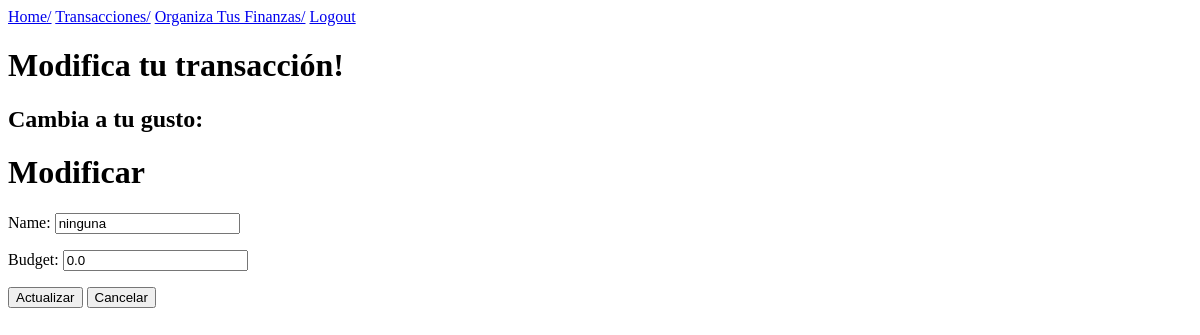
/editCat/10 (signed in), run on an earlier commit of the app's database.
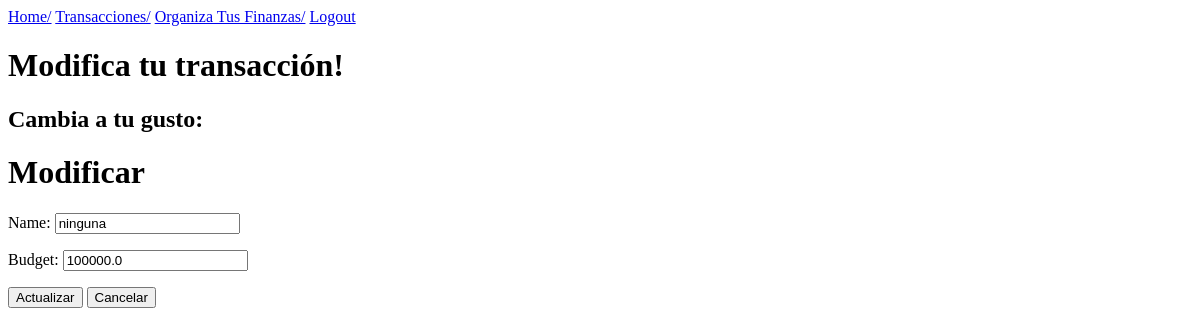
And on a later commit of the database.
### finanzapp/models.py (models this page shows)
class Category(models.Model):
    name = models.CharField(max_length=100)
    budget = models.FloatField(blank=True)
    user = models.ForeignKey(User, on_delete=models.CASCADE, related_name="categories", null=True)

### finanzapp/views.py (the view)
# urls.py: path('editCat/<int:id_categoria>', edit_cat, name='eliminar_cat',),
def edit_cat(request, id_categoria):
    if request.user.is_authenticated:
        categoria= Category.objects.filter(id=id_categoria).first()
        if categoria.user == request.user:
            form = EditCategoryForm(instance = categoria)
            return render(request, "edit_cat.html", {"form": form, "transaction": categoria})
        else:
            categories = Category.objects.filter(user = request.user)
            return render(request, 'organiza_finanzas.html', {'categories': categories})
    else:
        return redirect('login')

### finanzapp/forms.py
class EditCategoryForm(forms.ModelForm):
   class Meta:
      model = Category
      fields= ["name", "budget"]

### finanzapp/templates/edit_cat.html (shortened to what this page needs)
{% extends 'base.html' %}
{% block content %}
<h1>Modifica tu transacción!</h1>
<h2>Cambia a tu gusto:</h2>
<h1> Modificar </h1>
<form action="/actualizarCat/{{ transaction.id }}" method="post">
      <div class="form-group">
         {{ form.as_p }}
      </div>
      <button type="submit" >Actualizar</button>
      <a href="/organiza_tus_finanzas"><button type="button">Cancelar</button></a>
</form>
{% endblock %}

What changed in the data, as far as the page shows it:
changed Category "ninguna": budget "0.0" → "100000.0"
